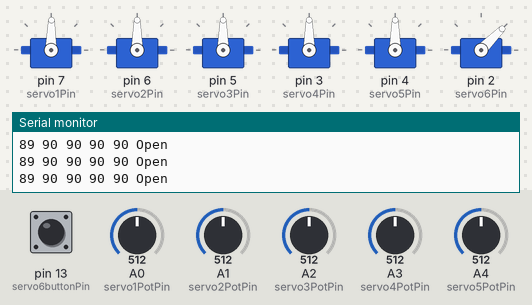
The sketch below on a simulated Arduino Uno, built with avr-gcc and run on an emulated ATmega328P. Shown: 6 × servo, the last lines printed to the serial monitor. The test bench sets the inputs (shaded band); at power-on: A1 (servo2PotPin) = 512, A0 (servo1PotPin) = 512, A2 (servo3PotPin) = 512, pin 13 (servo6buttonPin) HIGH, A3 (servo4PotPin) = 512, A4 (servo5PotPin) = 512.

Above: at 1.2 s.
1.3 s: A1 (servo2PotPin) set to 551
At 2.1 s:
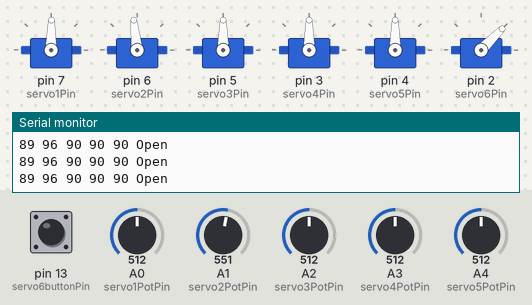
4.3 s: A1 (servo2PotPin) set to 584
At 5.3 s:
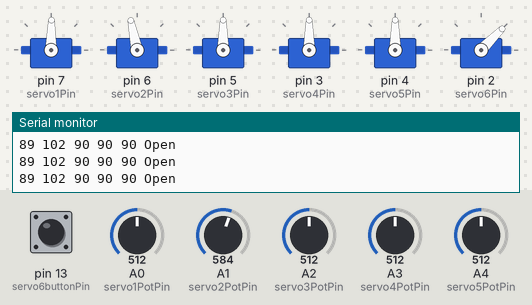
5.8 s: A0 (servo1PotPin) set to 952
At 6.8 s:
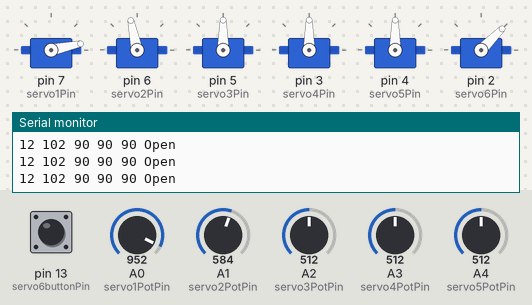
7.3 s: A0 (servo1PotPin) set to 979
At 8.6 s:
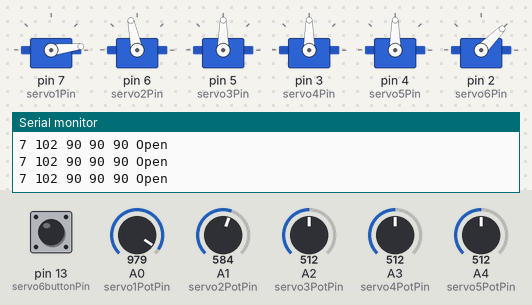
10.3 s: A2 (servo3PotPin) set to 561
At 11.4 s:
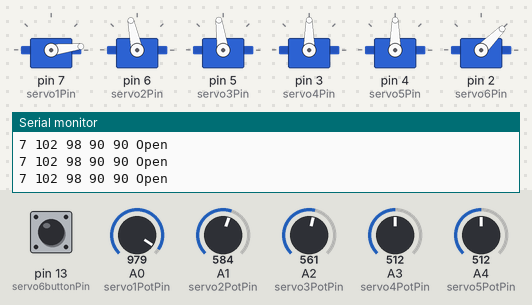
13.3 s: A2 (servo3PotPin) set to 580
At 14.6 s:
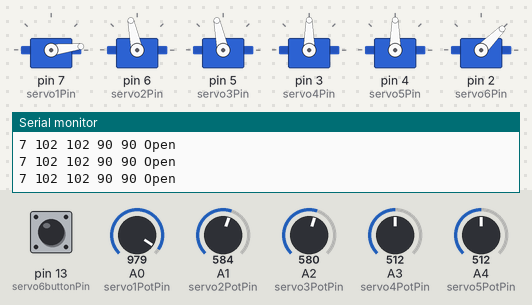
Timing chart, 0 to 15.8 s (numbered marks = the images above; inputs shaded):
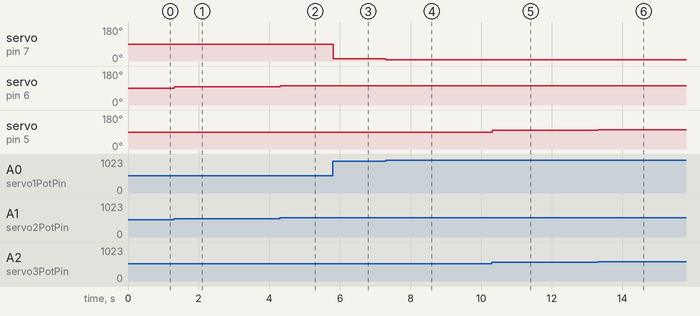

Measured:
- after the input at 1.3 s, servo on pin 6 (servo2Pin): 90° → 96° at once
- after the input at 4.3 s, servo on pin 6 (servo2Pin): 96° → 102° at once
- after the input at 5.8 s, servo on pin 7 (servo1Pin): 89° → 12° at once
- after the input at 7.3 s, servo on pin 7 (servo1Pin): 12° → 7° at once
- after the input at 10.3 s, servo on pin 5 (servo3Pin): 90° → 98° at once
- after the input at 13.3 s, servo on pin 5 (servo3Pin): 98° → 102° at once

The sketch:

arm_controller.ino
```cpp
#include <Servo.h>

Servo servo1;
const int servo1PotPin = A0;
const int servo1Pin = 7;
int servo1Value;

Servo servo2;
const int servo2PotPin = A1;
const int servo2Pin = 6;
int servo2Value;

Servo servo3;
const int servo3PotPin = A2;
const int servo3Pin = 5;
int servo3Value;

Servo servo4;
const int servo4PotPin = A3;
const int servo4Pin = 3;
int servo4Value;

Servo servo5;
const int servo5PotPin = A4;
const int servo5Pin = 4;
int servo5Value;

Servo servo6;
const int servo6buttonPin = 13;
const int servo6Pin = 2;
int pushButton;

void setup() {
  Serial.begin(9600);

  servo1.attach(servo1Pin);
  servo2.attach(servo2Pin);
  servo3.attach(servo3Pin);
  servo4.attach(servo4Pin);
  servo5.attach(servo5Pin);
  servo6.attach(servo6Pin);
}

void loop() {
  // Servo 1
  servo1Value = analogRead(servo1PotPin);
  servo1Value = map(servo1Value, 1023, 0, 0, 180);
  servo1.write(servo1Value);
  Serial.print(servo1Value);

  // Servo 2
  servo2Value = analogRead(servo2PotPin);
  servo2Value = map(servo2Value, 0, 1023, 0, 180);
  servo2.write(servo2Value);
  Serial.print(" "); Serial.print(servo2Value);

  // Servo 3
  servo3Value = analogRead(servo3PotPin);
  servo3Value = map(servo3Value, 0, 1023, 0, 180);
  servo3.write(servo3Value);
  Serial.print(" "); Serial.print(servo3Value);

  // Servo 4
  servo4Value = analogRead(servo4PotPin);
  servo4Value = map(servo4Value, 0, 1023, 0, 180);
  servo4.write(servo4Value);
  Serial.print(" "); Serial.print(servo4Value);

  // Servo 5
  servo5Value = analogRead(servo5PotPin);
  servo5Value = map(servo5Value, 0, 1023, 0, 180);
  servo5.write(servo5Value);
  Serial.print(" "); Serial.print(servo5Value);

  // Servo 6 (Gripper Push Button Control)
  pushButton = digitalRead(servo6buttonPin);
  if (pushButton == LOW) {
    servo6.write(0);
    Serial.print(" "); Serial.print("Close");
  } else {
    servo6.write(45);
    Serial.print(" "); Serial.println("Open");
  }

  delay(5);
}
```
